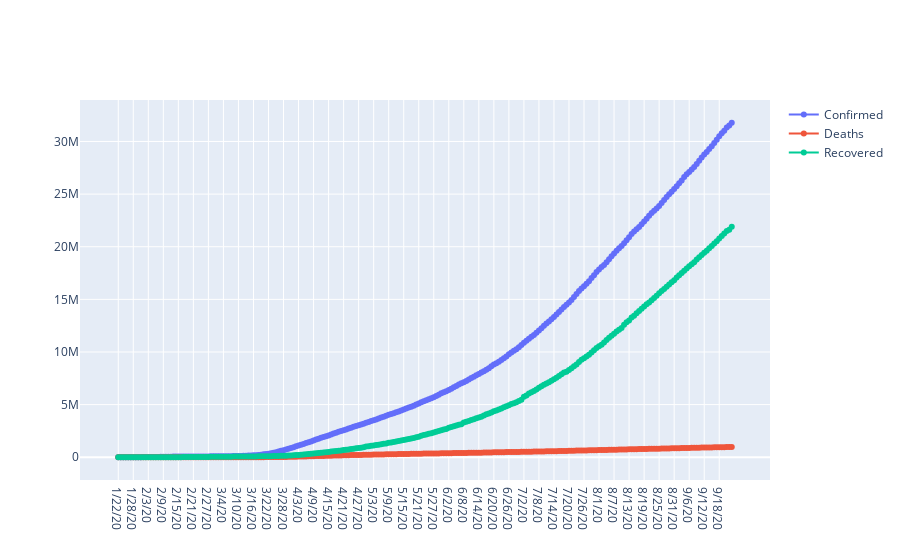

Notebook code for this chart:
### Code cell
# Plot of Global Confirmed, Deaths and Recovered
fig = go.Figure()
fig.add_trace(go.Scatter(x=confirmed_data_summary.index, y=confirmed_data_summary.values,
                    mode='lines+markers',
                    name='Confirmed'))
fig.add_trace(go.Scatter(x=deaths_data_summary.index, y=deaths_data_summary.values,
                    mode='lines+markers',
                    name='Deaths'))
fig.add_trace(go.Scatter(x=recovered_data_summary.index, y=recovered_data_summary.values,
                    mode='lines+markers', name='Recovered'))

fig.show()

### Figure 1 — Plotly figure (JSON) as saved in the notebook; plotly's stock layout.template omitted (floating-point values rounded to 4 significant figures; data arrays with more than 128 entries replaced by an {"elided": "..."} marker saying what was removed)
{"data": [{"mode": "lines+markers", "name": "Confirmed", "type": "scatter", "x": {"elided": "246 str values"}, "y": {"elided": "246 int values"}}, {"mode": "lines+markers", "name": "Deaths", "type": "scatter", "x": {"elided": "246 str values"}, "y": {"elided": "246 int values"}}, {"mode": "lines+markers", "name": "Recovered", "type": "scatter", "x": {"elided": "246 str values"}, "y": {"elided": "246 int values"}}], "layout": {}}
